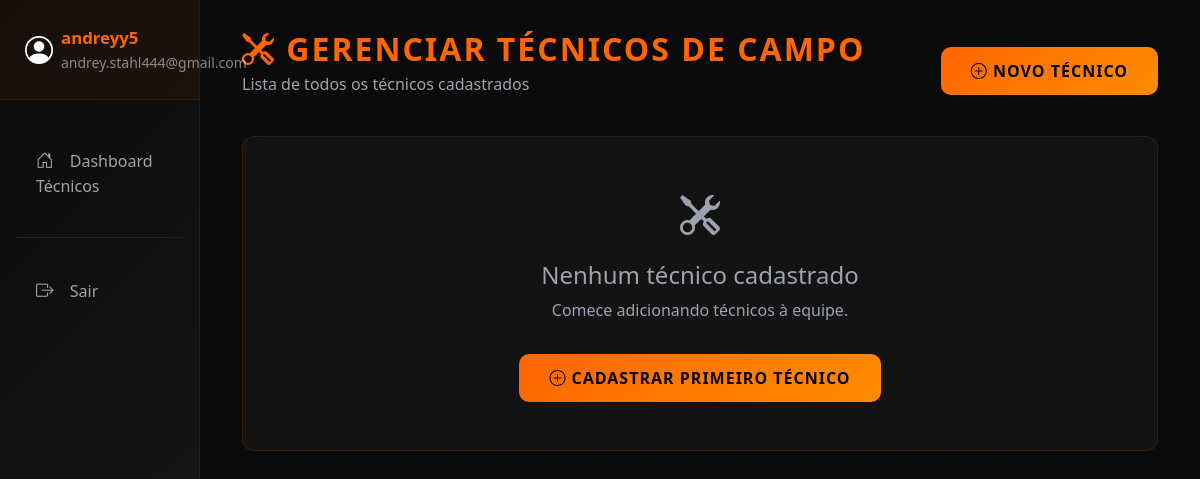
The page /plantao/tecnicos/gerenciar/ (signed in) on the database as committed earlier.
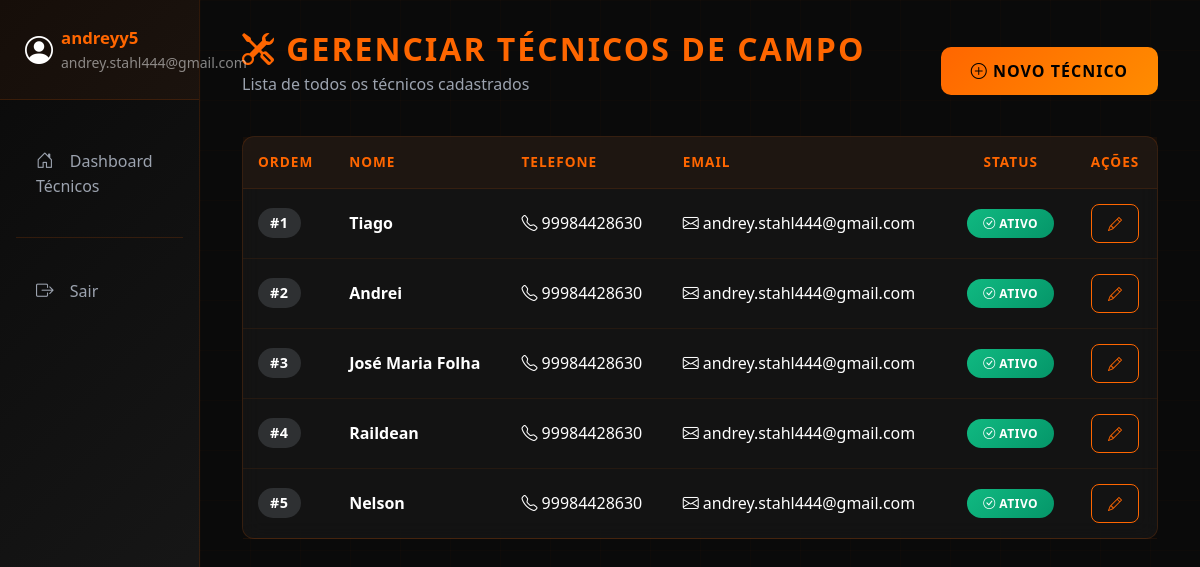
The same page on the database as committed later.
### apps/plantao/models.py (models this page shows, shortened)
class TecnicoCampo(models.Model):
    user = models.OneToOneField(
        User,
        on_delete=models.SET_NULL,
        null=True,
        blank=True,
        related_name='tecnico'
    )
    nome_completo = models.CharField(max_length=200)
    telefone = models.CharField(max_length=20, blank=True, null=True)
    email = models.EmailField(blank=True, null=True)
    ordem_fila = models.IntegerField(default=0, help_text="Ordem na rotação de plantões")
    ativo = models.BooleanField(default=True)
    criado_em = models.DateTimeField(auto_now_add=True)
    atualizado_em = models.DateTimeField(auto_now=True)
    class Meta:
        verbose_name = "Técnico de Campo"
        verbose_name_plural = "Técnicos de Campo"
        ordering = ['ordem_fila', 'nome_completo']

### apps/plantao/views.py (the view)
    def wrapper(request, *args, **kwargs):
        if not is_admin(request.user):
            messages.error(request, '🔒 Você não tem permissão para acessar esta página.')
            return redirect('dashboard')
        return view_func(request, *args, **kwargs)

### apps/plantao/views.py (called while the page is built)
def is_admin(user):
    return user.groups.filter(name='Administrador').exists() or user.is_superuser

def get_user_colaborador(user):
    try:
        return Colaborador.objects.get(user=user)
    except Colaborador.DoesNotExist:
        return None

def admin_required(view_func):
    def wrapper(request, *args, **kwargs):
        if not is_admin(request.user):
            messages.error(request, '🔒 Você não tem permissão para acessar esta página.')
            return redirect('dashboard')
        return view_func(request, *args, **kwargs)
    return wrapper

def notificacoes_processor(request):
    if request.user.is_authenticated:
        colaborador = get_user_colaborador(request.user)
        if colaborador:
            nao_lidas = Notificacao.objects.filter(
                colaborador=colaborador,
                lida=False
            ).count()
            return {'notificacoes_nao_lidas': nao_lidas}
    return {'notificacoes_nao_lidas': 0}

### templates/dashboard/tecnicos/gerenciar_tecnicos.html (shortened to what this page needs)
{% extends 'base.html' %}
{% block content %}
<div class="d-flex justify-content-between align-items-center mb-4">
    <div>
        <h2 class="mb-1" style="color: #ff6600; font-weight: 700; text-transform: uppercase; letter-spacing: 2px;">
            <i class="bi bi-tools"></i> Gerenciar Técnicos de Campo
        </h2>
        <p class="text-muted">Lista de todos os técnicos cadastrados</p>
    </div>
    <a href="{% url 'cadastrar_tecnico' %}" class="btn btn-primary">
        <i class="bi bi-plus-circle"></i> Novo Técnico
    </a>
</div>
{% if tecnicos %}
<div class="card">
    <div class="card-body p-0">
        <div class="table-responsive">
            <table class="table table-hover table-plantoes mb-0">
                <thead>
                    <tr>
                        <th>Ordem</th>
                        <th>Nome</th>
                        <th>Telefone</th>
                        <th>Email</th>
                        <th class="text-center">Status</th>
                        <th class="text-center">Ações</th>
                    </tr>
                </thead>
                <tbody style="background: transparent;">
                    {% for tecnico in tecnicos %}
                    <tr>
                        <td>
                            <span class="badge" style="background: rgba(156, 163, 175, 0.2); color: #fff; font-size: 0.9rem; padding: 8px 12px;">
                                #{{ tecnico.ordem_fila }}
                            </span>
                        </td>
                        <td>
                            <strong>{{ tecnico.nome_completo }}</strong>
                        </td>
                        <td>
                            {% if tecnico.telefone %}
                                <i class="bi bi-telephone"></i> {{ tecnico.telefone }}
                            {% else %}
                                <span class="text-muted">--</span>
                            {% endif %}
                        </td>
                        <td>
                            {% if tecnico.email %}
                                <i class="bi bi-envelope"></i> {{ tecnico.email }}
                            {% else %}
                                <span class="text-muted">--</span>
                            {% endif %}
                        </td>
                        <td class="text-center">
                            {% if tecnico.ativo %}
                                <span class="badge" style="background: linear-gradient(135deg, #10b981, #059669) !important;">
                                    <i class="bi bi-check-circle"></i> Ativo
                                </span>
                            {% else %}
                                <span class="badge" style="background: rgba(239, 68, 68, 0.3); color: #ef4444; border: 1px solid #ef4444;">
                                    <i class="bi bi-x-circle"></i> Inativo
                                </span>
                            {% endif %}
                        </td>
                        <td class="text-center">
                            <a href="{% url 'editar_tecnico' tecnico.id %}" class="btn btn-sm btn-outline-primary" title="Editar">
                                <i class="bi bi-pencil"></i>
                            </a>
                        </td>
                    </tr>
                    {% endfor %}
                </tbody>
            </table>
        </div>
    </div>
</div>
{% else %}
<div class="card">
    <div class="card-body text-center py-5">
        <i class="bi bi-tools fs-1 text-muted"></i>
        <h4 class="mt-3 text-muted">Nenhum técnico cadastrado</h4>
        <p class="text-muted">Comece adicionando técnicos à equipe.</p>
        <a href="{% url 'cadastrar_tecnico' %}" class="btn btn-primary mt-3">
            <i class="bi bi-plus-circle"></i> Cadastrar Primeiro Técnico
        </a>
    </div>
</div>
{% endif %}
{% endblock %}

Rows that differ between the two databases and show on the page:
added TecnicoCampo: ordem_fila "1", nome_completo "Tiago", telefone "99984428630", email "andrey.stahl444@gmail.com", ativo True (drawn)
added TecnicoCampo: ordem_fila "2", nome_completo "Andrei", telefone "99984428630", email "andrey.stahl444@gmail.com", ativo True (drawn)
added TecnicoCampo: ordem_fila "3", nome_completo "José Maria Folha", telefone "99984428630", email "andrey.stahl444@gmail.com", ativo True (drawn)
added TecnicoCampo: ordem_fila "4", nome_completo "Raildean", telefone "99984428630", email "andrey.stahl444@gmail.com", ativo True (drawn)
added TecnicoCampo: ordem_fila "5", nome_completo "Nelson", telefone "99984428630", email "andrey.stahl444@gmail.com", ativo True (drawn)
Other text that changed with them:
text no longer shown: "Nenhum técnico cadastrado Comece adicionando técnicos à equipe. CADASTRAR PRIMEIRO TÉCNICO"
text now shown: "ORDEM NOME TELEFONE EMAIL STATUS AÇÕES"
